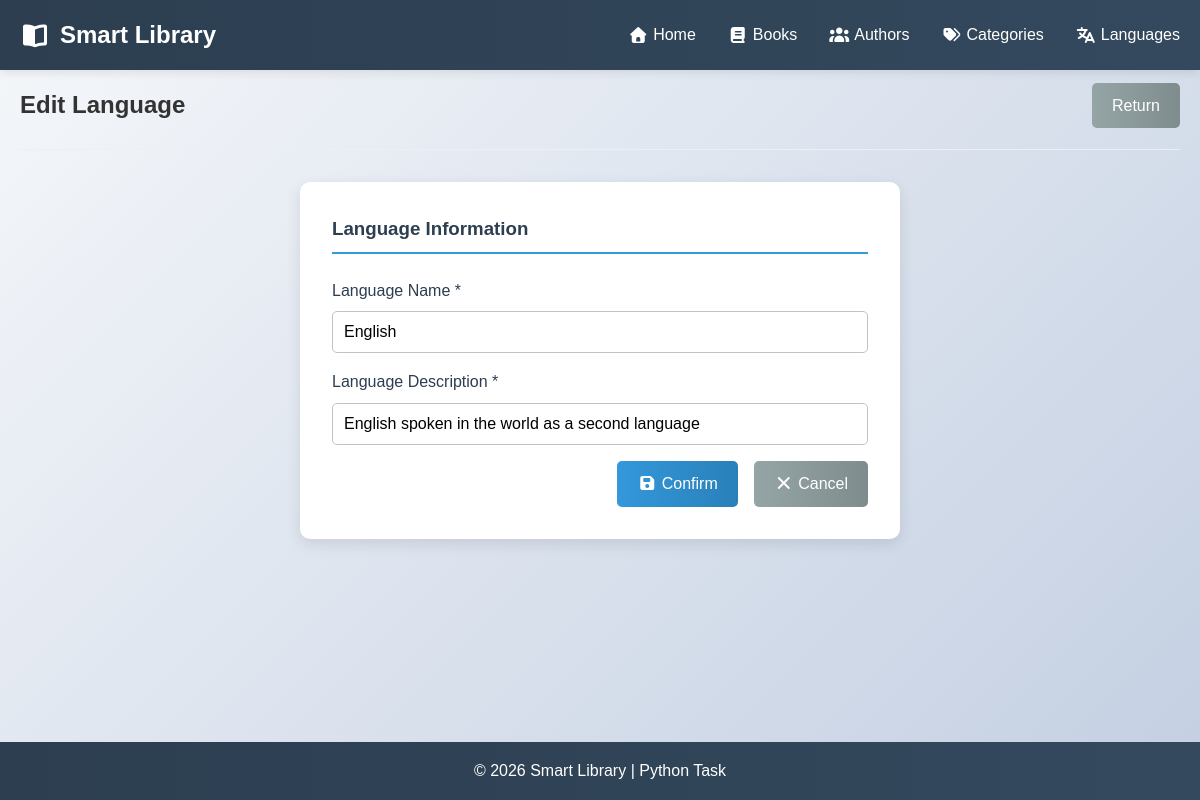
Page /edit-language/2 on the committed database.
### models.py (models this page shows, shortened)
class Language(db.Model):
    id = db.Column(db.Integer, primary_key=True)
    name = db.Column(db.String(50), nullable=False, unique=True)
    description = db.Column(db.String(200))
    books = db.relationship('Book', backref='language', lazy=True)
    authors = db.relationship('Author', backref='nationality', lazy=True)

### app.py (the view, shortened to what this page needs)
@app.route('/edit-language/<int:language_id>', methods=['GET', 'POST'])
def edit_language(language_id):
    language = Language.query.get_or_404(language_id)
    language_name_before = language.name
    return render_template('edit_language.html', language=language)

### templates/edit_language.html (shortened to what this page needs)
{% extends "base.html" %}
{% block content %}
<section class="page-header">
    <h1 class="main-title">Edit Language</h1>
    <a href="{{ url_for('list_languages') }}" class="btn btn-secondary">Return</a>
</section>
<form method="POST" class="add-book-form">
    <div class="form-section">
        <h3>Language Information</h3>
        <div class="form-group">
            <label for="name">Language Name *</label>
            <input type="text" id="name" name="name" value="{{ language.name }}" required>
        </div>
        <div class="form-group">
            <label for="description">Language Description *</label>
            <input type="text" id="description" name="description" value="{{ language.description }}" required>
        </div>
    </div>
    {% with cancel_url=url_for('list_languages') %}
    {% include "btn_save_cancel.html" %}
    {% endwith %}
</form>
{% endblock %}

### static/css/style.css (style rules this page uses)
* { margin: 0; padding: 0; box-sizing: border-box; }
body { font-family: 'Noto Sans SC', sans-serif; line-height: 1.6; color: #333; background: linear-gradient(135deg, #f5f7fa 0%, #c3cfe2 100%); min-height: 100vh; }
.page-header { display: flex; justify-content: space-between; align-items: center; margin-bottom: 2rem; padding-bottom: 0.5rem; border-bottom: 1px solid #ecf0f1; }
.main-title { margin: 1rem 0; }
.btn { display: inline-block; padding: 10px 20px; border: none; border-radius: 5px; text-decoration: none; font-weight: 500; cursor: pointer; transition: all 0.3s ease; font-family: inherit; font-size: 1rem; }
.btn-secondary { background: linear-gradient(90deg, #95a5a6 0%, #7f8c8d 100%); color: white; }
.add-book-form { background: white; padding: 2rem; border-radius: 10px; box-shadow: 0 5px 15px rgba(0, 0, 0, 0.1); max-width: 600px; margin: 0 auto; }
.add-book-form h3 { color: #2c3e50; margin-bottom: 1.5rem; border-bottom: 2px solid #3498db; padding-bottom: 0.5rem; }
.form-group { margin-bottom: 1rem; }
.form-group label { display: block; margin-bottom: 0.5rem; font-weight: 500; color: #2c3e50; }
.form-group input, .form-group select, .form-group textarea { width: 100%; padding: 10px; border: 1px solid #bdc3c7; border-radius: 5px; font-family: inherit; font-size: 1rem; transition: border-color 0.3s ease; }
.form-group input, .form-group textarea { padding: 11px !important; }

### rows in the picture
Language: name "English", description "English spoken in the world as a second language"
